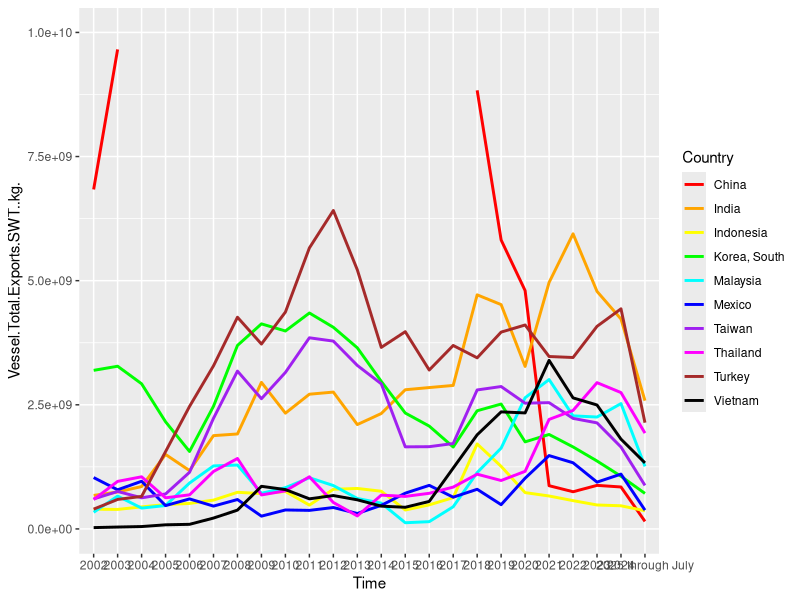
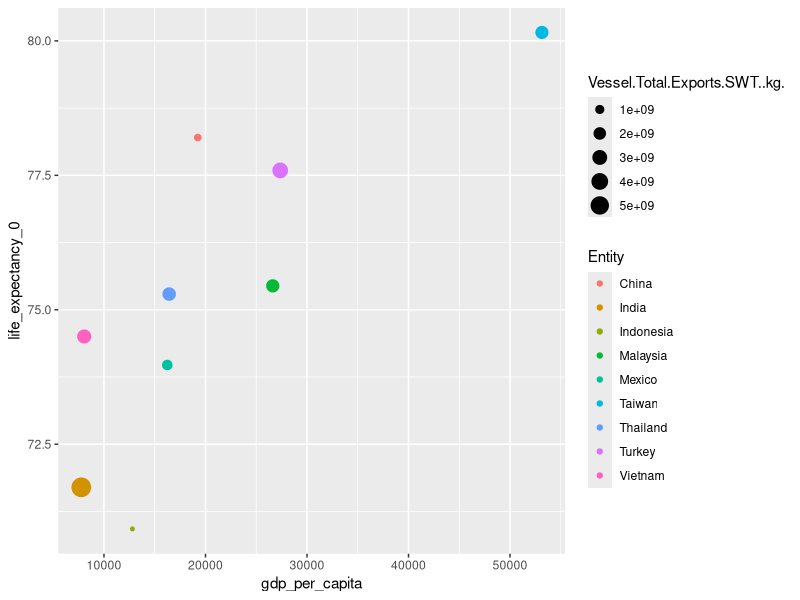
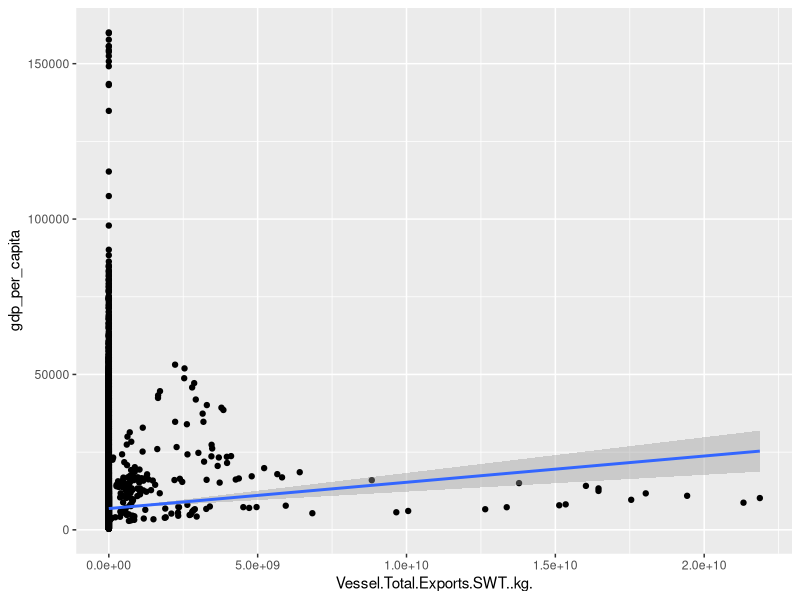
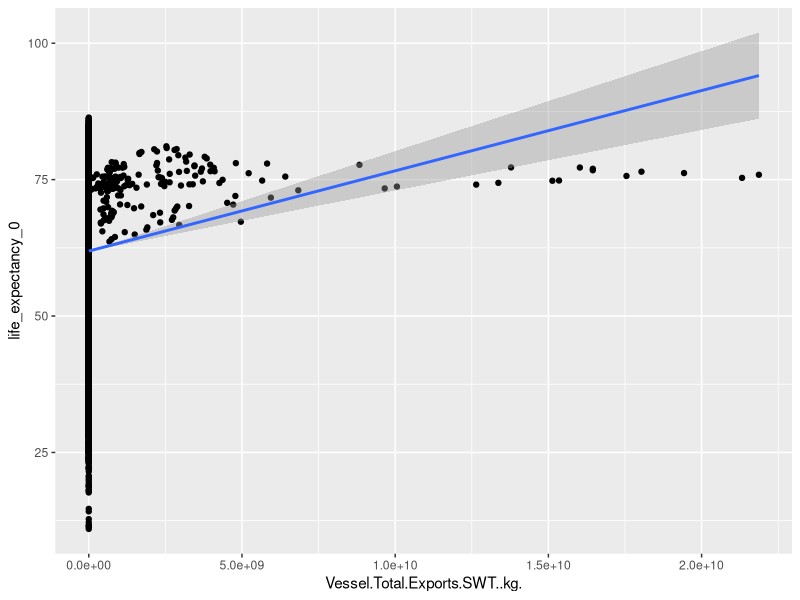

Recreate these plots in R, in order.
## ---- chunk 1
library(ggplot2)
library(tidyverse)
library(dplyr)
## ---- chunk 2
exports <- read.csv("PlasticExportsAllCountries.csv")
countriesALL <- unique(exports$Country)
## ---- chunk 3
sums <- c()
for (co in countriesALL){
  temp <- exports |>
    filter(Country == co)
  sums <- c(sums, sum(temp$Vessel.Total.Exports.SWT..kg.))
}
total <- data.frame(countriesALL, sums) |>
  arrange(desc(sums)) |>
  slice(1:10)
## ---- chunk 4
countries <- total$countriesALL
plastics <- exports |>
  filter(Country %in% countries)
  
## ---- chunk 5
plastics |>
  ggplot(aes(
    x=Time, 
    y=Vessel.Total.Exports.SWT..kg., 
    group=Country, 
    color=Country)) +
  geom_line(linewidth = 1) +
  ylim(0,1e+10) +
  scale_color_manual(values = c("China" = "red", 
                                "India" = "orange", 
                                "Indonesia" = "yellow", 
                                "Korea, South" = "green", 
                                "Malaysia" = "cyan", 
                                "Mexico" = "blue", 
                                "Taiwan" = "purple", 
                                "Thailand"="magenta", 
                                "Turkey"="brown", 
                                "Vietnam" = "black"))
## ---- chunk 6
china <- plastics |>
  filter(Country == "China")
china[4:5]
## ---- chunk 7
top10_2025 <- plastics |>
  filter(Time == "2025 through July") |>
  arrange(desc(Vessel.Total.Exports.SWT..kg.)) |>
  slice(1:10)
top10_2025 <- top10_2025$Country
top10_2025
## ---- chunk 8
intersect(countries, top10_2025)
## ---- chunk 9
quality <- read.csv("life-expectancy-vs-gdp-per-capita.csv")
## ---- chunk 10
plastics <- plastics |>
      mutate(Time = as.integer(Time))
qualityPlastic <- left_join(x = quality, y = plastics, by=join_by(Entity == Country, Year == Time))
## ---- chunk 11
qualityPlastic$Vessel.Total.Exports.SWT..kg.[is.na(qualityPlastic$Vessel.Total.Exports.SWT..kg.)] <- 3
qualityPlastic |>
  filter(Year == "2022" & Entity %in% countries) |>
  ggplot(aes(x = gdp_per_capita,
             y = life_expectancy_0,
             color = Entity)) +
  # scale_color_manual(values = c("China" = "red", 
  #                               "India" = "orange", 
  #                               "Indonesia" = "yellow", 
  #                               "South Korea" = "green",
  #                               "Malaysia" = "cyan", 
  #                               "Mexico" = "blue", 
  #                               "Taiwan" = "purple", 
  #                               "Thailand"="magenta", 
  #                               "Turkey"="brown", 
  #                               "Vietnam" = "black")) +
  geom_point(aes(size=Vessel.Total.Exports.SWT..kg.))
## ---- chunk 12
GDPRel <- lm(Vessel.Total.Exports.SWT..kg. ~ gdp_per_capita, data = qualityPlastic)
summary(GDPRel)
## ---- chunk 13
ggplot(data = qualityPlastic, aes(x = Vessel.Total.Exports.SWT..kg., y = gdp_per_capita)) +
  geom_point() +
  geom_smooth(method = "lm")
## ---- chunk 14
LifeRel <- lm(Vessel.Total.Exports.SWT..kg. ~ life_expectancy_0, data = qualityPlastic)
summary(GDPRel)
## ---- chunk 15
ggplot(data = qualityPlastic, 
       aes(
         x = Vessel.Total.Exports.SWT..kg., 
         y = life_expectancy_0)) +
  geom_point() +
  geom_smooth(method = "lm")
